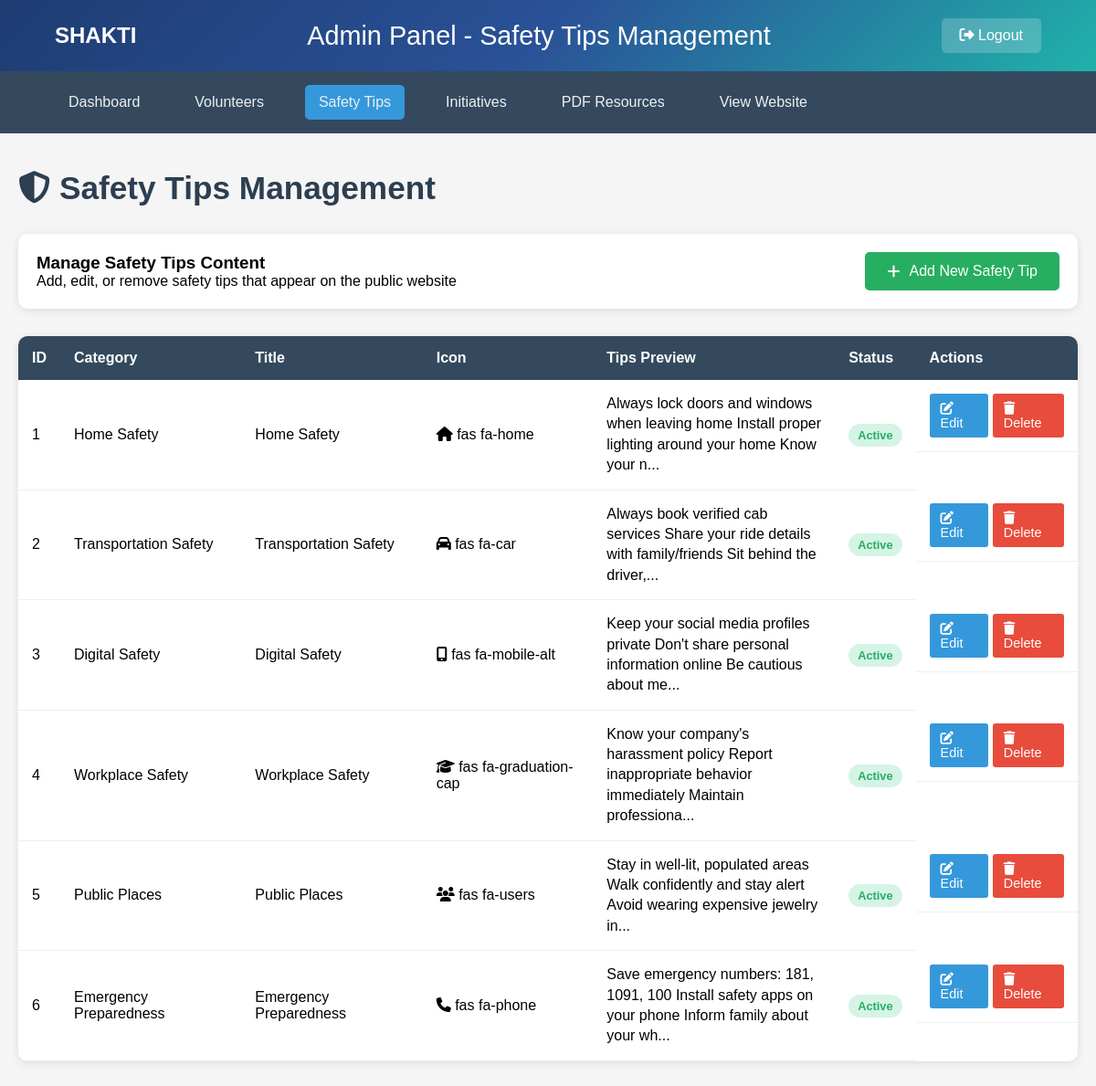
/admin-safety-tips (signed in), run on an earlier commit of the app's database.
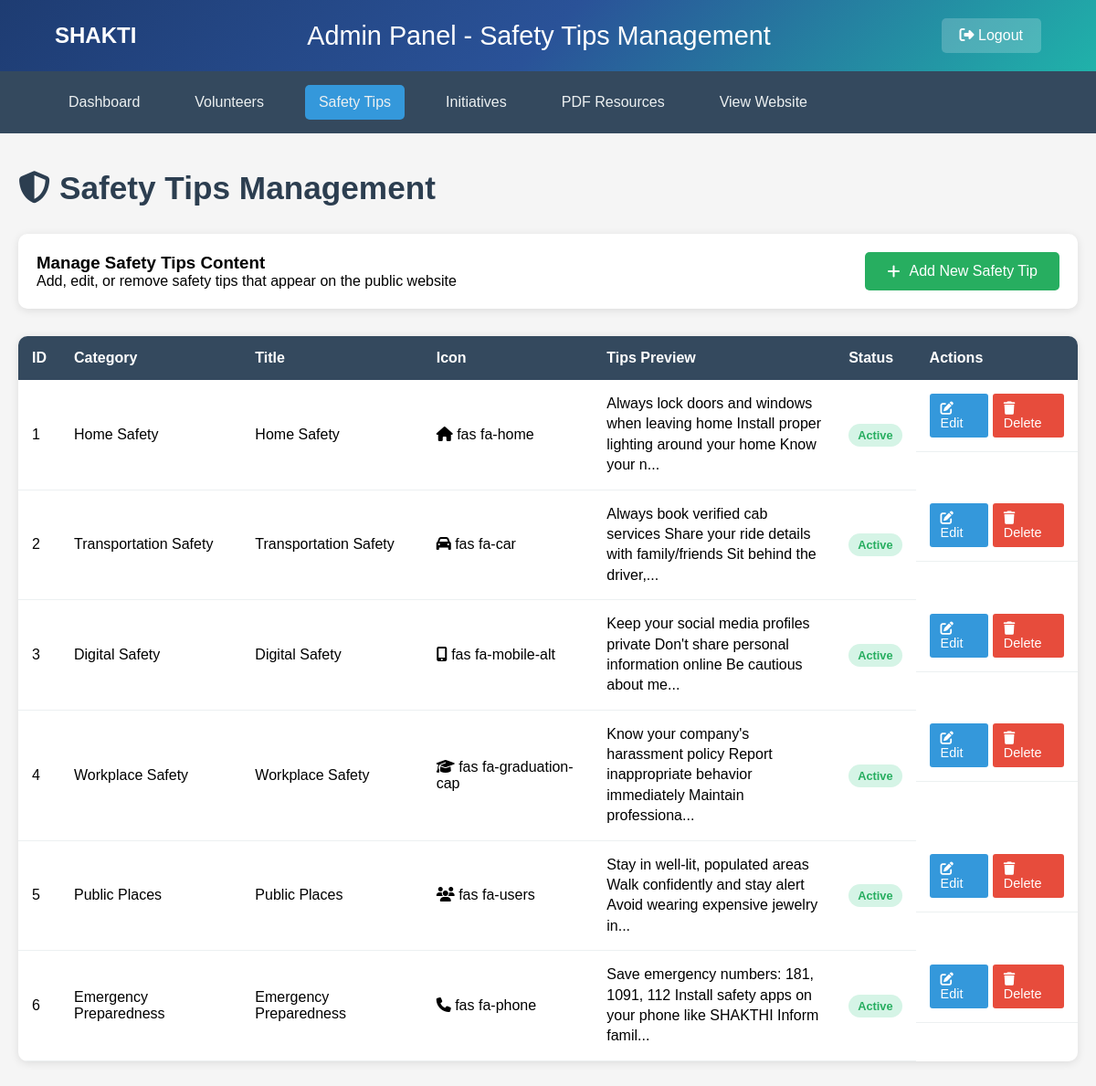
And on a later commit of the database.
### tables this page shows
CREATE TABLE safety_tips (
            id INTEGER PRIMARY KEY AUTOINCREMENT,
            category TEXT NOT NULL,
            title TEXT NOT NULL,
            icon TEXT NOT NULL,
            tips TEXT NOT NULL,
            is_active INTEGER DEFAULT 1,
            created_at TIMESTAMP DEFAULT CURRENT_TIMESTAMP,
            updated_at TIMESTAMP DEFAULT CURRENT_TIMESTAMP
        );

### app.py (the view)
@app.route('/admin-safety-tips')
def admin_safety_tips():
    if not session.get('admin_logged_in'):
        return redirect(url_for('admin_login'))
    conn = sqlite3.connect('women_safety.db')
    cursor = conn.cursor()
    cursor.execute('SELECT id, category, title, icon, tips, is_active FROM safety_tips ORDER BY id')
    tips = cursor.fetchall()
    conn.close()
    return render_template('admin_safety_tips.html', tips=tips)

### templates/admin_safety_tips.html (shortened to what this page needs)
<!DOCTYPE html>
<html lang="en">
<head>
    <link rel="stylesheet" href="https://cdnjs.cloudflare.com/ajax/libs/font-awesome/6.4.0/css/all.min.css">
</head>
<body>
    <div class="header">
        <div class="logo">SHAKTI</div>
        <div class="admin-title">Admin Panel - Safety Tips Management</div>
        <a href="{{ url_for('admin_logout') }}" class="logout-btn">
            <i class="fas fa-sign-out-alt"></i> Logout
        </a>
    </div>
    <div class="nav-bar">
        <div class="nav-menu">
            <a href="{{ url_for('admin_dashboard') }}">Dashboard</a>
            <a href="{{ url_for('admin_volunteers') }}">Volunteers</a>
            <a href="{{ url_for('admin_safety_tips') }}" class="active">Safety Tips</a>
            <a href="{{ url_for('admin_initiatives') }}">Initiatives</a>
            <a href="{{ url_for('admin_pdf_resources') }}">PDF Resources</a>
            <a href="/">View Website</a>
        </div>
    </div>
    <div class="container">
        <h1 class="page-title">
            <i class="fas fa-shield-alt"></i> Safety Tips Management
        </h1>
        <div class="action-bar">
            <div>
                <h3>Manage Safety Tips Content</h3>
                <p>Add, edit, or remove safety tips that appear on the public website</p>
            </div>
            <a href="{{ url_for('admin_add_safety_tip') }}" class="add-btn">
                <i class="fas fa-plus"></i> Add New Safety Tip
            </a>
        </div>
        <div class="content-table">
            <table>
                <thead>
                    <tr>
                        <th>ID</th>
                        <th>Category</th>
                        <th>Title</th>
                        <th>Icon</th>
                        <th>Tips Preview</th>
                        <th>Status</th>
                        <th>Actions</th>
                    </tr>
                </thead>
                <tbody>
                    {% for tip in tips %}
                    <tr>
                        <td>{{ tip[0] }}</td>
                        <td>{{ tip[1] }}</td>
                        <td>{{ tip[2] }}</td>
                        <td><i class="{{ tip[3] }}"></i> {{ tip[3] }}</td>
                        <td class="tips-preview">{{ tip[4][:100] }}{% if tip[4]|length > 100 %}...{% endif %}</td>
                        <td>
                            {% if tip[5] %}
                                <span class="status-badge status-active">Active</span>
                            {% else %}
                                <span class="status-badge status-inactive">Inactive</span>
                            {% endif %}
                        </td>
                        <td class="action-btns">
                            <a href="{{ url_for('admin_edit_safety_tip', tip_id=tip[0]) }}" class="btn btn-edit">
                                <i class="fas fa-edit"></i> Edit
                            </a>
                            <a href="{{ url_for('admin_delete_safety_tip', tip_id=tip[0]) }}"
                               class="btn btn-delete"
                               onclick="return confirm('Are you sure you want to delete this safety tip?')">
                                <i class="fas fa-trash"></i> Delete
                            </a>
                        </td>
                    </tr>
                    {% endfor %}
                </tbody>
            </table>
        </div>
    </div>
</body>
</html>

What changed in the data, as far as the page shows it:
changed safety_tips "Emergency Preparedness": tips "Save emergency numbers: 181, 1091, 100 Install safety apps on your phone Inform family about your wh" → "Save emergency numbers: 181, 1091, 112 Install safety apps on your phone like SHAKTHI Inform famil"
